Frame 1 (no input): blank canvas, image omitted
Frame 60 (no input): blank canvas, image omitted
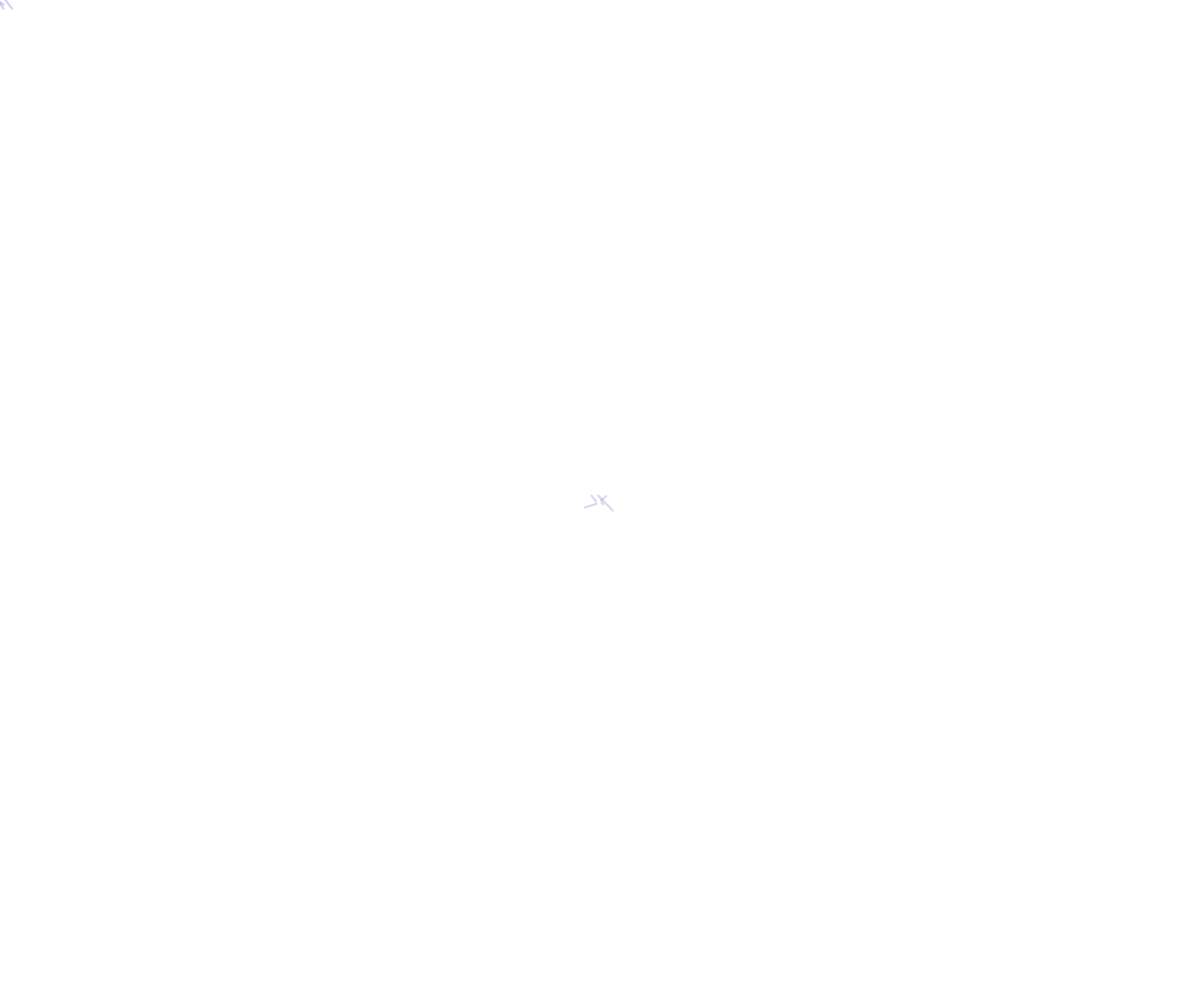
Frame 120 (the mouse pressed at the canvas centre since frame 60)

The p5.js sketch whose frames 1 and 60 were blank and that drew this single picture after the mouse press (run headless with seeded random() and noise() and a simulated clock; from frame 60 on, the mouse is pressed at the canvas centre):

// p5.js sketch
// ── sketch.js
let canvas;

function setup() {
    canvas = createCanvas(windowWidth, windowHeight);
    canvas.position(0, 0);
    canvas.style('position', 'fixed');
    canvas.style('z-index', '-1');
    canvas.style('top', '0');
    canvas.style('left', '0');
    background(255, 255, 255);
}

function windowResized() {
    resizeCanvas(windowWidth, windowHeight);
    background(255, 255, 255);
}

function draw() {}

function mouseMoved() {
    drawPencilStroke(mouseX, mouseY);
    return false;
}

function drawPencilStroke(_x, _y) {
    let r = random(0, 100);
    let g = random(0, 100);
    let b = random(150, 200);
    let alpha = 50;
    
    stroke(r, g, b, alpha);
    strokeWeight(random(2, 3));
    
    for (let i = 0; i < 5; i++) {
        let offsetX = random(-5, 5);
        let offsetY = random(-5, 5);
        line(_x + offsetX, _y + offsetY, 
             _x + offsetX + random(-15, 15), 
             _y + offsetY + random(-15, 15));
    }
}

// ── menu.js
function toggleMenu() {
    const navbar = document.getElementById('navbar');
    navbar.style.display = navbar.style.display === 'flex' ? 'none' : 'flex';
}

// Add event listener to handle window resize
window.addEventListener('resize', function() {
    const navbar = document.getElementById('navbar');
    if (window.innerWidth > 995) {
        navbar.style.display = 'flex';
    } else {
        navbar.style.display = 'none';
    }
}); 
// ── works.js
function toggleFullDescription(button) {
    const fullDesc = button.nextElementSibling;
    const isHidden = fullDesc.classList.contains('hidden');
    
    fullDesc.classList.toggle('hidden');
    button.textContent = isHidden ? 'Read Less' : 'Read More';
} 
